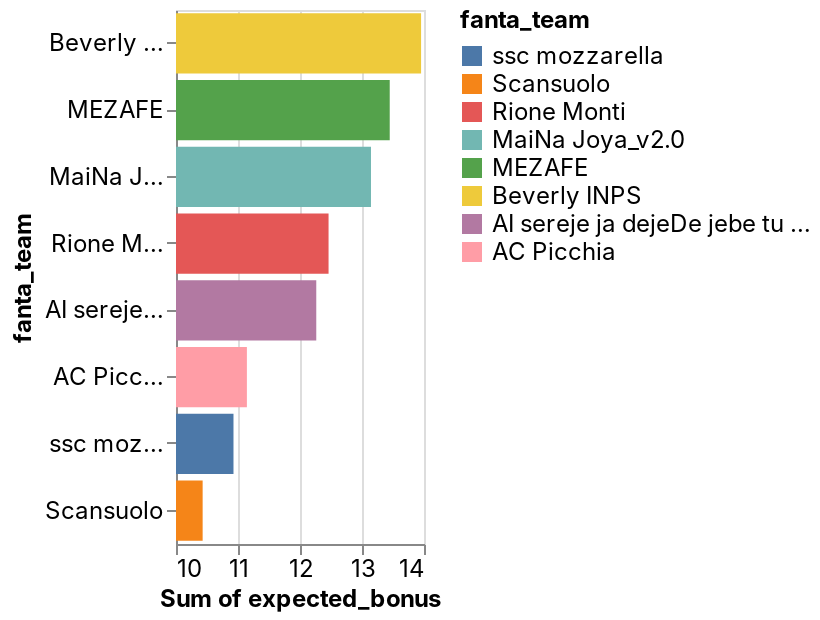

Source (notebook cell):
### Code cell
_deepnote_run_altair(predictions, """{"$schema":"https://vega.github.io/schema/vega-lite/v4.json","mark":{"type":"bar","tooltip":{"content":"data"}},"height":220,"autosize":{"type":"fit"},"data":{"name":"placeholder"},"encoding":{"x":{"field":"expected_bonus","type":"quantitative","sort":null,"scale":{"type":"linear","zero":false},"aggregate":"sum"},"y":{"field":"fanta_team","type":"nominal","sort":{"order":"descending","encoding":"x"},"scale":{"type":"linear","zero":true}},"color":{"field":"fanta_team","type":"nominal","sort":null,"scale":{"type":"linear","zero":false}}}}""")

### Figure 1 — Vega-Lite specification as saved in the notebook (floating-point values rounded to 4 significant figures; data arrays with more than 128 entries replaced by an {"elided": "..."} marker saying what was removed)
{"config": {"view": {"continuousWidth": 400, "continuousHeight": 300}, "area": {"fill": "#51C0E9"}, "axis": {"labelFont": "Inter, sans-serif", "labelFontSize": 12, "labelFontWeight": "normal", "labelLimit": 60, "labelOverlap": "greedy", "titleFont": "Inter, sans-serif", "titleFontSize": 12, "titleFontWeight": "bold"}, "background": "#ffffff", "legend": {"labelFont": "Inter, sans-serif", "labelFontSize": 12, "titleFont": "Inter, sans-serif", "titleFontSize": 12, "titleFontWeight": "bold"}, "line": {"stroke": "#51C0E9", "strokeWidth": 2}, "rect": {"fill": "#51C0E9"}, "title": {"anchor": "start", "color": "#000000", "font": "Inter, sans-serif", "fontSize": 22, "fontWeight": "normal"}}, "data": {"name": "data-dc6c82e04597fa4beb4c14222eeb0457"}, "mark": {"type": "bar", "tooltip": {"content": "data"}}, "autosize": {"type": "fit"}, "encoding": {"color": {"type": "nominal", "field": "fanta_team", "scale": {"type": "linear", "zero": false}, "sort": null}, "x": {"type": "quantitative", "aggregate": "sum", "field": "expected_bonus", "scale": {"type": "linear", "zero": false}, "sort": null}, "y": {"type": "nominal", "field": "fanta_team", "scale": {"type": "linear", "zero": true}, "sort": {"encoding": "x", "order": "descending"}}}, "height": 300, "width": "container", "$schema": "https://vega.github.io/schema/vega-lite/v4.json", "datasets": {"data-dc6c82e04597fa4beb4c14222eeb0457": {"elided": "166 records"}}}
